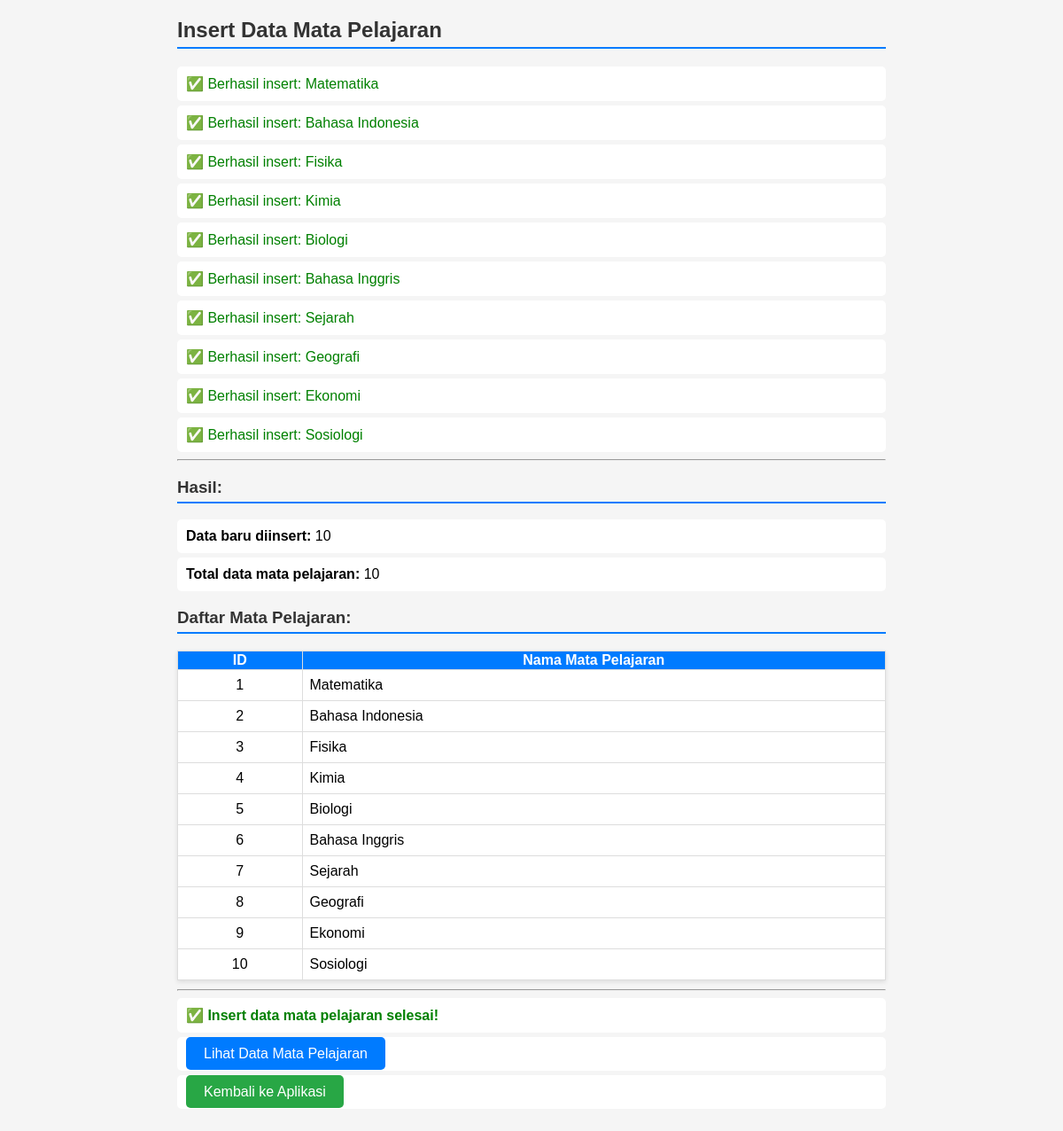
Page /insert_mapel_data.php on the committed database.
### tables this page shows
CREATE TABLE `mapel` (
  `id` int(11) NOT NULL,
  `nama_mapel` varchar(100) NOT NULL
);

### insert_mapel_data.php (the view, shortened to what this page needs)
<?php
$host = 'localhost';
$username = 'root';
$password = '';
$database = 'sia';
try {
    $pdo = new PDO("mysql:host=$host;dbname=$database;charset=utf8mb4", $username, $password);
    $pdo->setAttribute(PDO::ATTR_ERRMODE, PDO::ERRMODE_EXCEPTION);
    echo "<h2>Insert Data Mata Pelajaran</h2>";
    $mapel_data = [
        [1, 'Matematika'],
        [2, 'Bahasa Indonesia'],
        [3, 'Fisika'],
        [4, 'Kimia'],
        [5, 'Biologi'],
        [6, 'Bahasa Inggris'],
        [7, 'Sejarah'],
        [8, 'Geografi'],
        [9, 'Ekonomi'],
        [10, 'Sosiologi']
    ];
    $stmt = $pdo->prepare("INSERT IGNORE INTO mapel (id, nama_mapel) VALUES (?, ?)");
    $success_count = 0;
    foreach ($mapel_data as $mapel) {
        try {
            $stmt->execute($mapel);
            if ($stmt->rowCount() > 0) {
                $success_count++;
                echo "<p style='color: green;'>✅ Berhasil insert: {$mapel[1]}</p>";
            } else {
                echo "<p style='color: orange;'>⚠️ Data sudah ada: {$mapel[1]}</p>";
            }
        } catch (PDOException $e) {
            echo "<p style='color: red;'>❌ Error insert {$mapel[1]}: " . $e->getMessage() . "</p>";
        }
    }
    $stmt = $pdo->query("SELECT COUNT(*) FROM mapel");
    $total = $stmt->fetchColumn();
    echo "<hr>";
    echo "<h3>Hasil:</h3>";
    echo "<p><strong>Data baru diinsert:</strong> $success_count</p>";
    echo "<p><strong>Total data mata pelajaran:</strong> $total</p>";
    echo "<h3>Daftar Mata Pelajaran:</h3>";
    $stmt = $pdo->query("SELECT * FROM mapel ORDER BY id");
    $mapels = $stmt->fetchAll(PDO::FETCH_ASSOC);
    echo "<table border='1' style='border-collapse: collapse; width: 100%; background: white;'>";
    echo "<tr style='background: #007bff; color: white;'><th>ID</th><th>Nama Mata Pelajaran</th></tr>";
    foreach ($mapels as $mapel) {
        echo "<tr>";
        echo "<td style='padding: 8px; text-align: center;'>{$mapel['id']}</td>";
        echo "<td style='padding: 8px;'>{$mapel['nama_mapel']}</td>";
        echo "</tr>";
    }
    echo "</table>";
    echo "<hr>";
    echo "<p style='color: green; font-weight: bold;'>✅ Insert data mata pelajaran selesai!</p>";
    echo "<p><a href='admin/mata_pelajaran' style='background: #007bff; color: white; padding: 10px 20px; text-decoration: none; border-radius: 5px;'>Lihat Data Mata Pelajaran</a></p>";
    echo "<p><a href='index.php' style='background: #28a745; color: white; padding: 10px 20px; text-decoration: none; border-radius: 5px;'>Kembali ke Aplikasi</a></p>";
} catch (Exception $e) {
    echo "<p style='color: red;'>❌ Error: " . $e->getMessage() . "</p>";
}
?>

### insert_mapel_data.php (style rules this page uses)
h2, h3 { color: #333; border-bottom: 2px solid #007bff; padding-bottom: 5px; }
p { background: white; padding: 10px; border-radius: 5px; margin: 5px 0; }
table { margin: 10px 0; box-shadow: 0 2px 5px rgba(0,0,0,0.1); }
th, td { border: 1px solid #ddd; }

### rows in the picture
mapel: id "1", nama_mapel "Matematika"
mapel: id "2", nama_mapel "Bahasa Indonesia"
mapel: id "3", nama_mapel "Fisika"
mapel: id "4", nama_mapel "Kimia"
mapel: id "5", nama_mapel "Biologi"
mapel: id "6", nama_mapel "Bahasa Inggris"
mapel: id "7", nama_mapel "Sejarah"
mapel: id "8", nama_mapel "Geografi"
mapel: id "9", nama_mapel "Ekonomi"
mapel: id "10", nama_mapel "Sosiologi"

### other values in the picture
$mapel[1] "Matematika"
$mapel[1] "Bahasa Indonesia"
$mapel[1] "Fisika"
$mapel[1] "Kimia"
$mapel[1] "Biologi"
$mapel[1] "Bahasa Inggris"
$mapel[1] "Sejarah"
$mapel[1] "Geografi"
$mapel[1] "Ekonomi"
$mapel[1] "Sosiologi"
$success_count "10"
$total "10"
